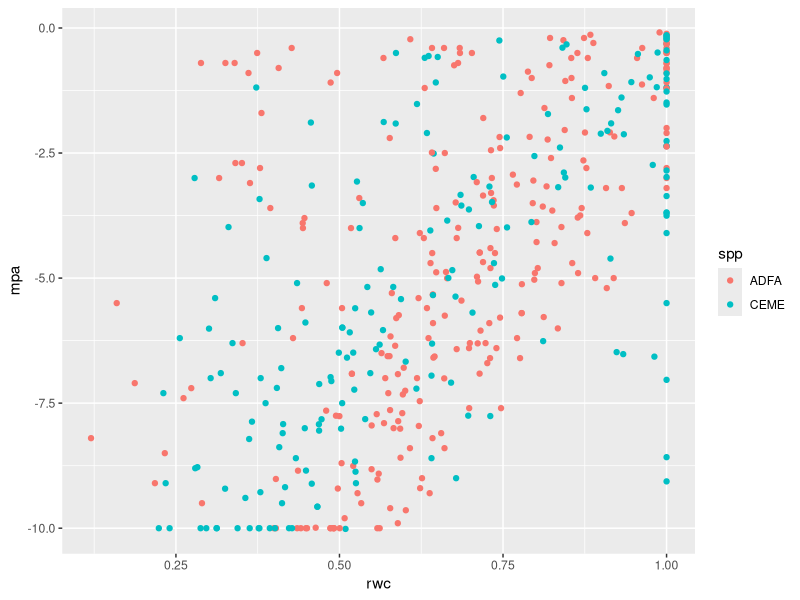
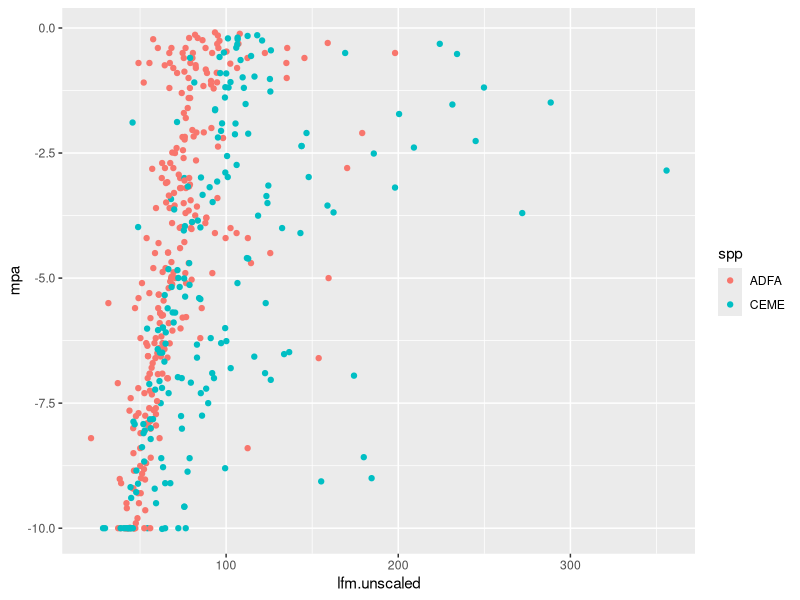
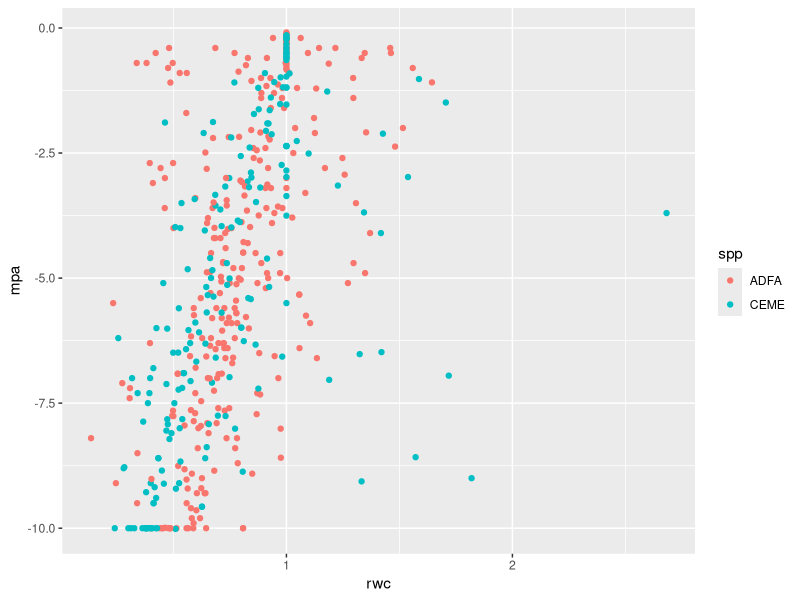
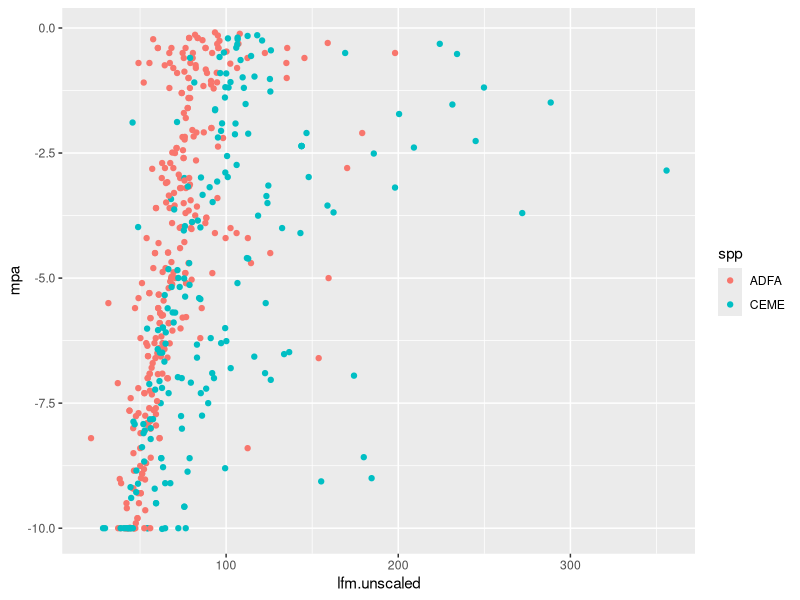

Generate these figures, in order, with R:
## ---- chunk 1
knitr::opts_chunk$set(echo = TRUE)
# install the package first if you haven't already, then load it
library(tidyverse)
library(here)
library(ggplot2)
## ---- chunk 2
rawscaled.mem.data.alldates.noNAs <- read.csv(here('processed-data', 'mem.data.subset.alldates.csv'))

rwc_raw <- read.csv(here('processed-data', 'mem.data.subset.alldates.csv')) %>% 
  group_by() %>% 
  select(individual, spp, mpa, lfm.unscaled, dw.flam.sample.unscaled, ww.flam.sample.unscaled, flam.sample.wt.unscaled) %>%
  mutate(ldmc = (dw.flam.sample.unscaled/flam.sample.wt.unscaled)) 

rwc_max_lfm_df <- rwc_raw %>% 
  group_by(individual) %>% 
  slice_max(lfm.unscaled, with_ties = T) %>% 
  ungroup() %>% 
  mutate(ldmc.max = ldmc, 
         swc = (ww.flam.sample.unscaled/dw.flam.sample.unscaled), 
         value = lfm.unscaled) %>% 
  #filter(mpa > -.5) %>% 
    select(individual, ldmc.max, swc, value) 

rwc_max_mpa_df <- rwc_raw %>% 
  group_by(individual) %>% 
  slice_max(mpa, with_ties = T) %>% 
  ungroup() %>% 
  mutate(ldmc.max = ldmc, 
         swc = (ww.flam.sample.unscaled/dw.flam.sample.unscaled), 
         value = mpa) %>% 
  #filter(mpa > -.5) %>% 
    select(individual, ldmc.max, swc, value) 

rwc_max_highest <- bind_rows(rwc_max_lfm_df, rwc_max_mpa_df) %>% 
  group_by(individual) %>% 
  slice_max(swc, with_ties = F) 

rwc_df <- merge(rwc_raw, rwc_max_highest, by = c("individual"), all = T) %>% 
  mutate(water.content = (ww.flam.sample.unscaled/dw.flam.sample.unscaled), 
         rwc = (water.content/swc))

rwc_df %>% 
  ggplot(aes(y = mpa, x = rwc, color = spp)) +
  geom_point()

rwc_df %>% 
  ggplot(aes(y = mpa, x = lfm.unscaled, color = spp)) +
  geom_point()
## ---- chunk 3
rwc_max_mpa_df <- rwc_raw %>% 
  group_by(individual) %>% 
  slice_max(mpa, with_ties = T) %>% 
  ungroup() %>% 
  mutate(ldmc.max = ldmc, 
         swc = (ww.flam.sample.unscaled/dw.flam.sample.unscaled), 
         value = mpa) %>% 
  #filter(mpa > -.5) %>% 
    select(individual, ldmc.max, swc, value) 

rwc_mpa_df <- merge(rwc_raw, rwc_max_mpa_df , by = c("individual"), all = T) %>% 
  mutate(water.content = (ww.flam.sample.unscaled/dw.flam.sample.unscaled), 
         rwc = (water.content/swc))

rwc_mpa_df %>% 
  ggplot(aes(y = mpa, x = rwc, color = spp)) +
  geom_point()

rwc_mpa_df %>% 
  ggplot(aes(y = mpa, x = lfm.unscaled, color = spp)) +
  geom_point()
## ---- chunk 4
rwc_pv_raw <- read.csv(here("processed-data", "pv_summary_df_timing.csv")) %>% 
  filter(timing == "fall")

rwc_pv_df <- merge(rwc_df, rwc_pv_raw, by = c("spp"))
